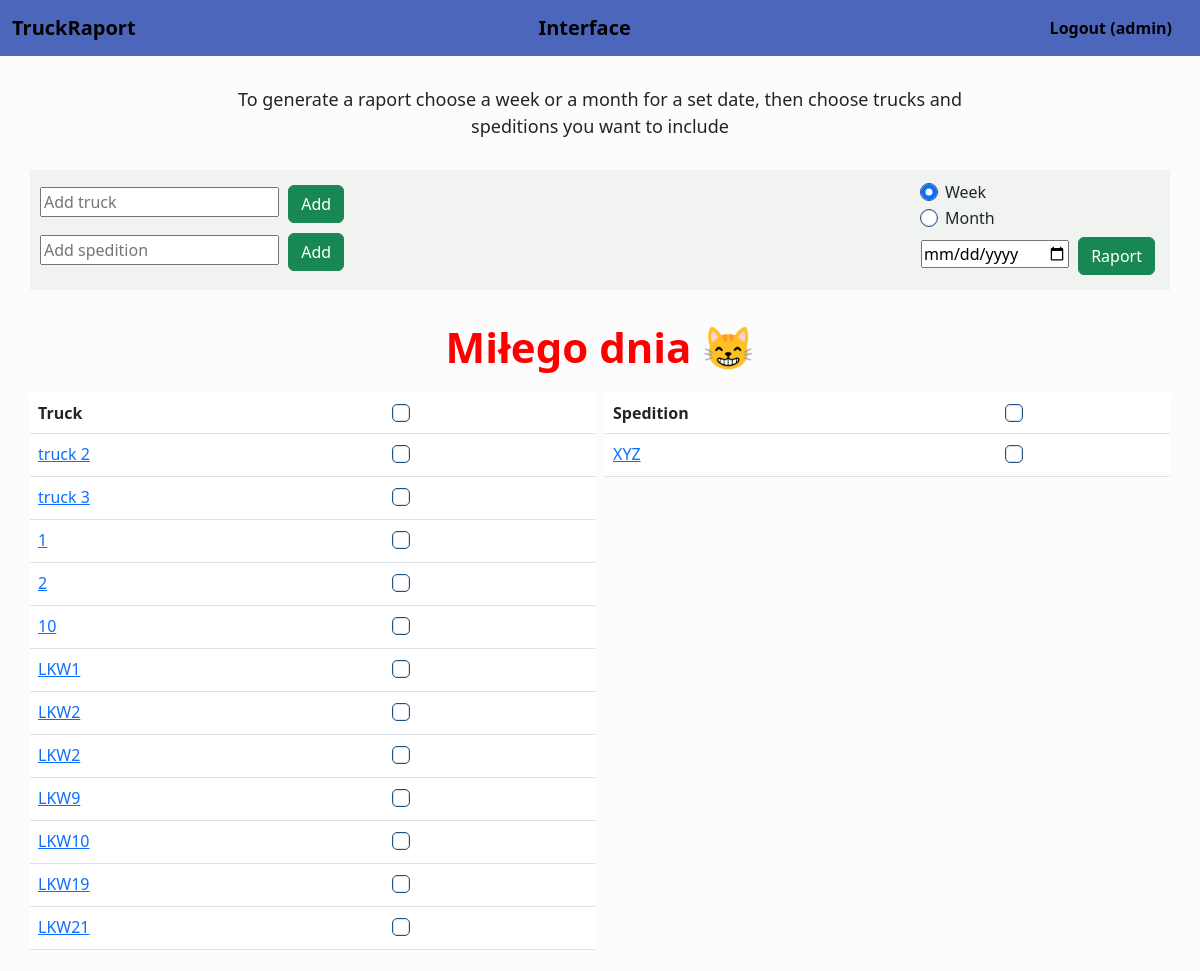
Screenshot of /trucks (signed in) with the database file from the repository.
### truck/models.py (models this page shows, shortened)
class User(AbstractUser):
    id = models.AutoField(primary_key=True)
    default_rate = models.DecimalField(max_digits=10, decimal_places=2, default=1.3)
    def __str__(self):
        return f"{self.username}"

class Truck(models.Model):
    id = models.AutoField(primary_key=True)
    user = models.ForeignKey(User, on_delete=models.CASCADE)
    name = models.CharField(max_length=20, default="Default")
    normalized_name = models.CharField(max_length=20, default="Default")

class Spedition (models.Model):
    id = models.AutoField(primary_key=True)
    name = models.CharField(max_length=30)
    user = models.ForeignKey(User, on_delete=models.CASCADE)

### truck/views.py (the view)
# urls.py: path("trucks", views.trucks, name="trucks"),
def trucks(request):
    if request.method == "POST":
        form = TruckForm(request.POST)
        if form.is_valid():
            name = form.cleaned_data["Name"]
            truck = Truck(user=request.user, name=name)
            truck.save()
            return HttpResponseRedirect(reverse("trucks"))
    else:
        try:
            truck = Truck.objects.filter(user=request.user).order_by("normalized_name")
            speditions = Spedition.objects.filter(user=request.user)
        except TypeError:
            return render(request, "truck/login.html", {
                "message": "Required to log in"
            })
        if str(request.user) == "admin":
            message = " Miłego dnia 😸"
        else:
            message = ""
        return render(request, "truck/trucks.html", {
            "truckform": TruckForm(),
            "trucks": truck,
            "raport": RaportForm(),
            "spedition": SpeditionForm(),
            "speditions": speditions,
            "message": message,
        })

### truck/views.py
class TruckForm(forms.Form):
    Name = forms.CharField(
        max_length = 20,
        label='Truck',
        widget=forms.TextInput(attrs={'placeholder': 'Add truck', 'required': 'true'})
        )

class RaportForm(forms.Form):
    Date = forms.DateField(widget=forms.DateInput(attrs={'type': 'date'}))

### truck/templates/truck/trucks.html (shortened to what this page needs)
{% extends "truck/layout.html" %}
{% load static %}
{% block body %}
<div id="trucks_body">
<div id="info">
        To generate a raport choose a week or a month for a set date, then choose trucks and speditions you want to include
</div>
<div id="forms">
    <div id="add_forms">
<form action="{% url 'trucks' %}" method="post">
    {{ truckform.Name }}
    <button type="submit" class="btn btn-success">Add</button>
    </form>
    <form action="{% url 'add_spedition' %}" method="post">
        {{ spedition.Name }}
        <button type="submit" class="btn btn-success">Add</button>
        </form>
    </div>
<form action="{% url 'raport' %}" method="post">
<div class="form-check">
    <input class="form-check-input" type="radio" name="week_or_month" value="week" checked>
    <label class="form-check-label" for="radiobutton1">
        Week
    </label>
</div>
<div class="form-check">
    <input class="form-check-input" type="radio" name="week_or_month"
           value="month">
    <label class="form-check-label" for="exampleRadios2">
        Month
    </label>
</div>
    {{ raport.Date }} <input class="btn btn-success" type="submit" value="Raport">
</div>
<div id="message">
    {{ message }}
</div>
<div id="tables">
<div class="row">
    <div class="column">
<table class="table table-hover">
    <thead>
      <tr>
        <th scope="col">Truck</th>
        <th scope="col"><input class="form-check-input" type="checkbox" id="all_trucks"> </th>
      </tr>
    </thead>
    <tbody>
{% for truck in trucks %}
<tr>
    <td>
        <a href="{% url 'truck_view' truck.id %}">{{ truck.name }}</a>
    </td>
    <td>
        <div class="form-check">
            <input class="form-check-input" type="checkbox" id="truck_box" value={{ truck.id }} name="truck_box">
        </div>
    </td>
</tr>
{% endfor %}
</table>
    </div>
    <div class="column">
<table class="table table-hover">
    <thead>
      <tr>
        <th scope="col">Spedition</th>
        <th scope="col"><input class="form-check-input" type="checkbox" id="all_sped"> </th>
      </tr>
    </thead>
    <tbody>
{% for sped in speditions %}
<tr>
    <td>
        <a href="{% url 'speditions' %}">{{ sped.name }}</a>
    </td>
    <td>
        <div class="form-check">
            <input class="form-check-input" type="checkbox" id="sped_box" value={{ sped.id }} name="sped_box">
        </div>
    </td>
</tr>
{% endfor %}
</table>
</div>
</div>
</div>
</div>
{% endblock %}

### truck/templates/truck/layout.html (shortened to what this page needs)
{% load static %}
<!DOCTYPE html>
<html lang="en">
    <head>
        <link href="https://cdn.jsdelivr.net/npm/bootstrap@5.3.0-alpha1/dist/css/bootstrap.min.css" rel="stylesheet">
        <link href="{% static 'truck/styles.css' %}" rel="stylesheet">
    </head>
    <body>
        <nav class="navbar navbar-expand-lg navbar-light", style="background-color: #4c66bc;">
            <div class="container-fluid">
              <a class="navbar-brand" href="{% url 'index' %}"><b>TruckRaport</b></a>
              <a class="navbar-brand" href="{% url 'trucks' %}"><b>Interface</b></a>
              <ul class="nav justify-content-end">
                    {% if user.is_authenticated %}
                    <li class="nav-item">
                      <a class="nav-link" href="{% url 'logout' %}" style="color: black"><b>Logout ({{ user }})</b></a>
                    </li>
                    {% endif %}
                </ul>
              </div>
          </nav>
                {% block body %}
                {% endblock %}
    </body>
</html>

### truck/static/truck/styles.css (style rules this page uses)
.row { display: flex; margin-left:-5px; margin-right:-5px; }
.column { flex: 50%; padding: 5px; }
.form-check-input { outline: 1px solid #1e5180; }
table { background-color: #f1f3f1; }
#forms { background-color: #f1f3f1; display: flex; justify-content: space-between; margin-bottom: 15px; padding: 10px; }
.btn-success { margin: 5px; }
body { background-color: #fcfcfc; border-radius: 5px; }
#info { text-align: center; margin-top: 15px ; margin-bottom: 15px; padding: 15px; margin-left: 15%; margin-right: 15%; font-size: large; }
#trucks_body { margin: auto; width: 95%; border-radius: 5px; }
#message { text-align: center; color: red; font-size: 42px; padding: 10px; font-weight: bold; }

### rows the page displays
User: username "admin"
Truck: name "truck 2"
Truck: name "truck 3"
Truck: name "1"
Truck: name "2"
Truck: name "10"
Truck: name "LKW1"
Truck: name "LKW2"
Truck: name "LKW2"
Truck: name "LKW9"
Truck: name "LKW10"
Truck: name "LKW19"
Truck: name "LKW21"
Spedition: name "XYZ"

### other values shown
{{ message }} "Miłego dnia 😸"
